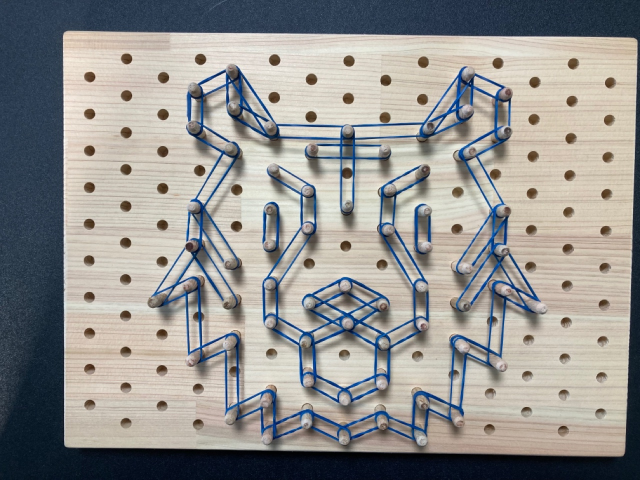
#> input picture resize/tiger2.jpg, 1280 x 960 px, given in place of tiger2.png, which was not available (shown at 1/2 size)
$ python main.py
#> lines starting #> are read from the running program, lines starting #| are printed output that depends on the picture; after the words box and inside, x2 and y2 are one past the last pixel; in counts of white or black regions, pixels touching at a corner belong together; pictures that were not available may be replaced by others from this repository, and a replacement may not be noted
import cv2
import numpy as np
import imutils as imutils


def order_points(pts):
	# initialzie a list of coordinates that will be ordered
	# such that the first entry in the list is the top-left,
	# the second entry is the top-right, the third is the
	# bottom-right, and the fourth is the bottom-left
	rect = np.zeros((4, 2), dtype = "float32")
	# the top-left point will have the smallest sum, whereas
	# the bottom-right point will have the largest sum
	s = pts.sum(axis = 1)
	rect[0] = pts[np.argmin(s)]
	rect[2] = pts[np.argmax(s)]
	# now, compute the difference between the points, the
	# top-right point will have the smallest difference,
	# whereas the bottom-left will have the largest difference
	diff = np.diff(pts, axis = 1)
	rect[1] = pts[np.argmin(diff)]
	rect[3] = pts[np.argmax(diff)]
	# return the ordered coordinates
	return rect


def four_point_transform(image, pts):
	# obtain a consistent order of the points and unpack them
	# individually
	rect = order_points(pts)
	(tl, tr, br, bl) = rect
	# compute the width of the new image, which will be the
	# maximum distance between bottom-right and bottom-left
	# x-coordiates or the top-right and top-left x-coordinates
	widthA = np.sqrt(((br[0] - bl[0]) ** 2) + ((br[1] - bl[1]) ** 2))
	widthB = np.sqrt(((tr[0] - tl[0]) ** 2) + ((tr[1] - tl[1]) ** 2))
	maxWidth = max(int(widthA), int(widthB))
	# compute the height of the new image, which will be the
	# maximum distance between the top-right and bottom-right
	# y-coordinates or the top-left and bottom-left y-coordinates
	heightA = np.sqrt(((tr[0] - br[0]) ** 2) + ((tr[1] - br[1]) ** 2))
	heightB = np.sqrt(((tl[0] - bl[0]) ** 2) + ((tl[1] - bl[1]) ** 2))
	maxHeight = max(int(heightA), int(heightB))
	# now that we have the dimensions of the new image, construct
	# the set of destination points to obtain a "birds eye view",
	# (i.e. top-down view) of the image, again specifying points
	# in the top-left, top-right, bottom-right, and bottom-left
	# order
	dst = np.array([
		[0, 0],
		[maxWidth - 1, 0],
		[maxWidth - 1, maxHeight - 1],
		[0, maxHeight - 1]], dtype = "float32")
	# compute the perspective transform matrix and then apply it
	M = cv2.getPerspectiveTransform(rect, dst)
	warped = cv2.warpPerspective(image, M, (maxWidth, maxHeight))
	# return the warped image
	return warped


img = cv2.imread('/Users/somang/Desktop/tiger2.png')
#> img is the input picture: shape (960, 1280, 3); mean B, G, R 143.8, 146, 146.8
ratio = img.shape[0] / 600.0
#> ratio = 1.6
orig = img.copy()
img = imutils.resize(img,height = 600)
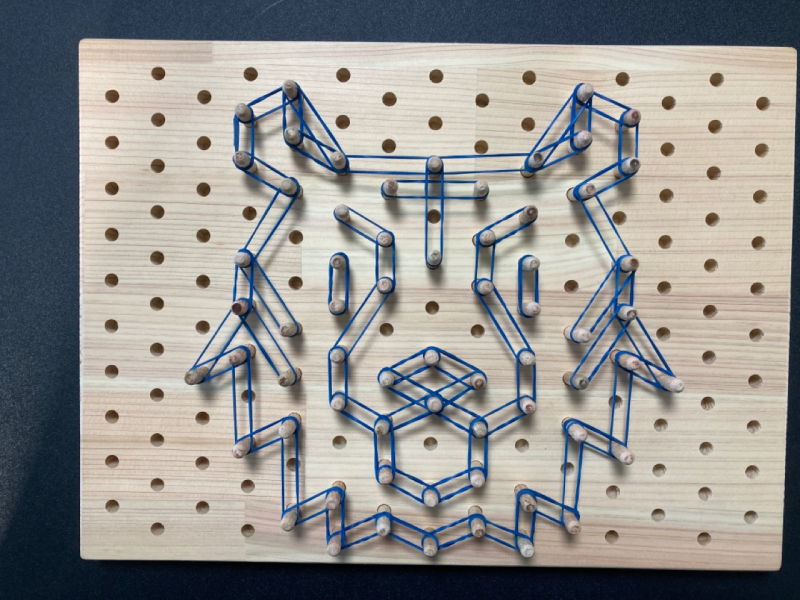
#> img: shape (600, 800, 3); mean B, G, R 143.8, 146, 146.8
cv2.imshow("1",img)
#gray = cv2.cvtColor(img, cv2.THRESH_OTSU)
#gray = cv2.GaussianBlur(gray,(5,5),0)
edged = cv2.Canny(img, 75,200)
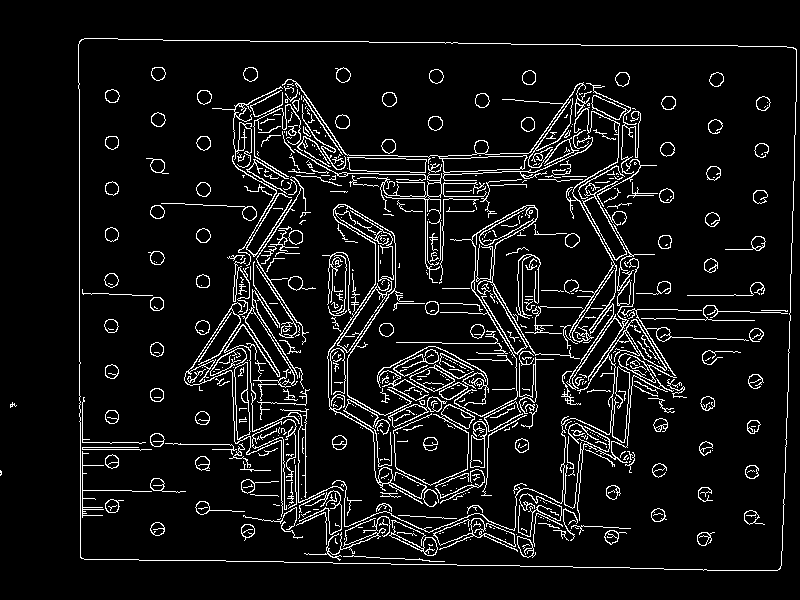
#> edged: shape (600, 800); 7.6% white in thin lines or dots, all inside (x1, y1, x2, y2) = (0, 38, 797, 571)

#cv2.imshow("image",img)
#cv2.imshow("edged",edged)

cnts = cv2.findContours(edged.copy(),cv2.RETR_LIST,cv2.CHAIN_APPROX_SIMPLE)
#> cnts = 819 contours, 568 with area under 20; largest, box (x1, y1, x2, y2) and area: (78, 38, 797, 571) 370631, (78, 38, 797, 571) 370623, (282, 79, 593, 181) 1432, (566, 107, 639, 390) 1233, (440, 205, 580, 417) 1123
cnts = imutils.grab_contours(cnts)
cnts = sorted(cnts,key = cv2.contourArea,reverse = 1) [:5]
#> cnts = 5 contours; box (x1, y1, x2, y2) and area: (78, 38, 797, 571) 370631, (78, 38, 797, 571) 370623, (282, 79, 593, 181) 1432, (566, 107, 639, 390) 1233, (440, 205, 580, 417) 1123

for c in cnts:
    peri = cv2.arcLength(c,True)
    approx = cv2.approxPolyDP(c,0.02 * peri,True)

    if len(approx) == 4:
        screenCnt = approx
        break
#> this loop made 1 pass
#> (peri, screenCnt) on pass 1: (2484.3, [[79, 41], [81, 558], [780, 568], [795, 48]])

cv2.drawContours(img,[screenCnt],-1,(0,255,0),2)
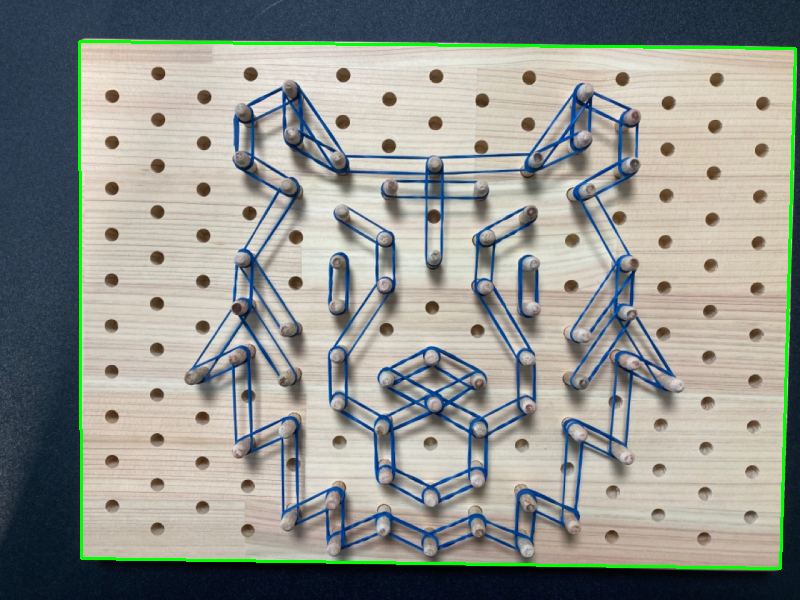
#> img: shape (600, 800, 3); 1.53% of pixels changed, all inside (x1, y1, x2, y2) = (78, 40, 797, 570)
#cv2.imshow("Outline",img)


warped = four_point_transform(orig,screenCnt.reshape(4,2)*ratio)
#> in order_points, `s = pts.sum(axis = 1)`: s = [192, 1022.4, 2156.8, 1348.8]
#> in order_points, `diff = np.diff(pts, axis = 1)`: diff = [-60.8, 763.2, -339.2, -1195.2]
#> in four_point_transform, `rect = order_points(pts)`: rect = [[126.4, 65.6], [1272, 76.8], [1248, 908.8], [129.6, 892.8]]
#> in four_point_transform, `(tl, tr, br, bl) = rect`: tl = [126.4, 65.6]; tr = [1272, 76.8]; br = [1248, 908.8]; bl = [129.6, 892.8]
#> in four_point_transform, `widthA = np.sqrt(((br[0] - bl[0]) ** 2) + ((br[1] - bl[1]) ** 2))`: widthA = 1118.5
#> in four_point_transform, `widthB = np.sqrt(((tr[0] - tl[0]) ** 2) + ((tr[1] - tl[1]) ** 2))`: widthB = 1145.7
#> in four_point_transform, `maxWidth = max(int(widthA), int(widthB))`: maxWidth = 1145
#> in four_point_transform, `heightA = np.sqrt(((tr[0] - br[0]) ** 2) + ((tr[1] - br[1]) ** 2))`: heightA = 832.3
#> in four_point_transform, `heightB = np.sqrt(((tl[0] - bl[0]) ** 2) + ((tl[1] - bl[1]) ** 2))`: heightB = 827.2
#> in four_point_transform, `maxHeight = max(int(heightA), int(heightB))`: maxHeight = 832
#> in four_point_transform, `dst = np.array([ [0, 0], [maxWidth - 1, 0], [maxWidth - 1, maxHeight -..`: dst = [[0, 0], [1144, 0], [1144, 831], [0, 831]]
#> in four_point_transform, `M = cv2.getPerspectiveTransform(rect, dst)`: M = [[1, -0.00388, -126.6], [-0.00958, 0.98, -63.06], [5.75e-06, -2.85e-05, 1]]
#> in four_point_transform, `warped = cv2.warpPerspective(image, M, (maxWidth, maxHeight))`:
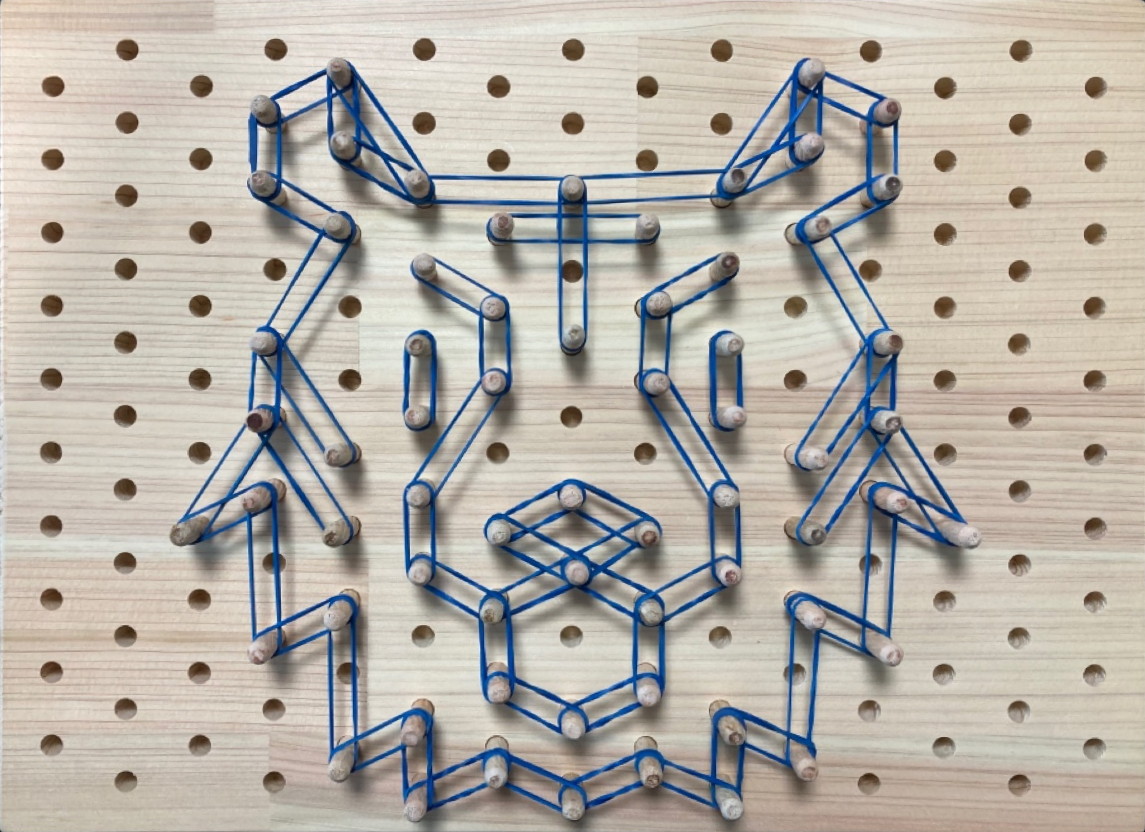
#> warped: shape (832, 1145, 3); mean B, G, R 168.6, 176, 180.9
#T = threshold_local(warped,11,offset = 10, method = "gaussian")
#warped = (warped>T).astype("uint8") * 255
cv2.imshow("Scanned",imutils.resize(warped, height = 650))
#img = imutils.resize(warped, height = 650)

cv2.imwrite("/Users/somang/Desktop/right_tiger2.png",warped)


cv2.destroyAllWindows()
